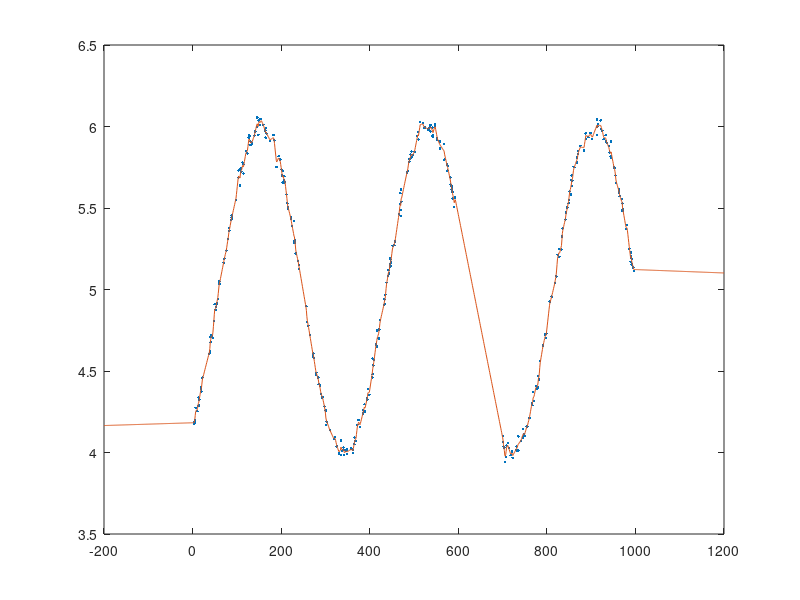

MATLAB code to generate this figure: (Note: this script raises an error after producing the figure.)
clc;clear
load('trainingdata.mat')
N = length(xt);
a1_hat = 25.3;
a2_hat = 10.^-4.69;

K = zeros(N,N);
sigma = 0.03;
% Build covariance matirx of training data
for k=1:N
    for l=1:N
        K(k,l)=a1_hat*exp(-a2_hat*abs(xt(k)-xt(l))); 
        if (k==l)
            K(k,l)=K(k,l)+sigma^2;
        end
    end
end

kk = a1_hat + sigma^2;
k_s = zeros(N,1);
f = zeros(length(-200:1000),1);
m = zeros(length(-200:1000),1);
variance = zeros(length(-200:1000),1);
i = 1;
for x=-200:1200
    % Covariance between observations and new input
    for k=1:N
        k_s(k) = a1_hat*exp(-a2_hat*abs(xt(k)-x)); 
    end
    meanValue = k_s'/K*(yt)';
    variance(i) = kk - k_s'/K*k_s;
    f(i) = normrnd(meanValue,sqrt(variance(i)));
    m(i) = meanValue;
    i = i+1;
end

sd = sqrt(variance);
N = length(f);
M = 1000;
y = zeros(N,M);
for i=1:M
y(:,i) = f + sigma*randn(N,1);
end
xx = (-200:1200)';
figure
plot(xt,yt,'.');hold on
plot(xx,m);
shadedErrorBar(xx,m,sd+sigma,'-k',1); % Plotting deviation shadow
xlabel('input x')
title('Training Samples and Prediction')
legend('Training samples','mean of prediction')

